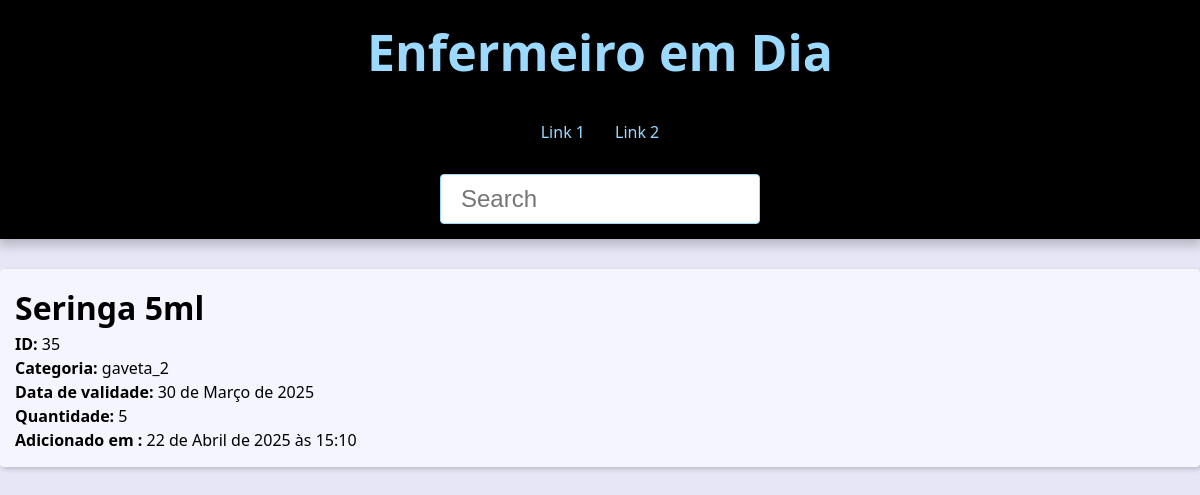
Screenshot of /35/ with the database file from the repository.
### item/models.py (models this page shows, shortened)
class Item(models.Model): #todos esses campos serão obrigatórios
    item = models.CharField(max_length=50)
    expiration_date = models.DateField()
    created_date = models.DateTimeField(default=timezone.now)
    amount = models.IntegerField(default=1)
    show = models.BooleanField(default=True)
    picture = models.ImageField(blank=True, upload_to='pictures/%Y/%m/')
    category = models.ForeignKey(Category,
                                 on_delete=models.SET_NULL,
                                 blank=True, null=True
                                 )
    owner = models.ForeignKey(User,
                                 on_delete=models.SET_NULL,
                                 blank=True, null=True
                                 )

class Category(models.Model):
    class Meta:
        verbose_name = 'Category'
        verbose_name_plural = 'Categories'
    name = models.CharField(max_length=50)

### item/views/item_views.py (the view)
# urls.py: path('<int:item_id>/', views.item, name='item'), # página de cada ítem, criando nova url, sempre colocar barra final ao fim da url
def item(request, item_id):
    single_item = get_object_or_404(
        Item, pk=item_id, show=True
        )
    context = {
        'item': single_item,
    }
    return render(
        request,
        'item/item.html',
        context
    )

### item/templates/item/item.html
{% extends 'global/base.html'%}
{%block content%}
    <div class="single-item">
        <h1 class="single-item-name">
            {{ item.item }}
        </h1>
        <p><b>ID:</b> {{ item.id }}</p>
        <p><b>Categoria:</b> {{ item.category.name}}</p>
        <p><b>Data de validade:</b> {{ item.expiration_date }}</p>
        <p><b>Quantidade:</b> {{ item.amount }}</p>
        <p><b>Adicionado em :</b> {{ item.created_date }}</p>
    </div>
{%endblock content%}

### base_static/global/css/style.css (style rules this page uses)
:root { --spacing: 1.5rem; --link-dark-color: rgb(164, 46, 46); --link-light-color: rgb(156, 217, 255); --clr-white: rgb(245, 245, 255); --main-dark-blue: rgb(20, 58, 74); --clr-light-gray: rgb(230, 230, 245); --clr-dark-shadow-5: rgba(0, 0, 10, 5%); --clr-dark-shadow-10: rgba(0, 0, 10, 10%); --clr-dark-shadow-20: rgba(0, 0, 10, 20%); --clr-light-shadow-5: rgba(200, 200, 255, 5%); --clr-light-shadow-10: rgba(200, 200, 255, 10%); --clr-light-shadow-20: rgba(200, 200, 255, 20%); --clr-black: rgb(0, 0, 0); --main-page-width: 120rem; --table-min-width: 60rem; --biggest-font-size: 5rem; --bigger-font-size: 4rem; --big-font-size: 3.2rem; --medium-font-size: 2.4rem; --small-font-size: 1.6rem; --smaller-font-size: 1.4rem; --smallest-font-size: 1.2rem; --transition-fast: 300ms; --transition-medium: 600ms; --transition-slow: 1s; --default-border-radius: 4px; }
*, *::before, *::after { margin: 0; padding: 0; box-sizing: border-box; }
html { font-size: 62.5%; }
body { font-family: system-ui, -apple-system, BlinkMacSystemFont, 'Segoe UI', Roboto, Oxygen, Ubuntu, Cantarell, 'Open Sans', 'Helvetica Neue', sans-serif; line-height: 1.5; font-size: var(--small-font-size); color: var(--clr-black); -webkit-font-smoothing: antialiased; background: var(--clr-light-gray); }

### rows the page displays
Item: item "Seringa 5ml", id "35", category.name "gaveta_2", expiration_date "30 de Março de 2025", amount "5", created_date "22 de Abril de 2025 às 15:10"
